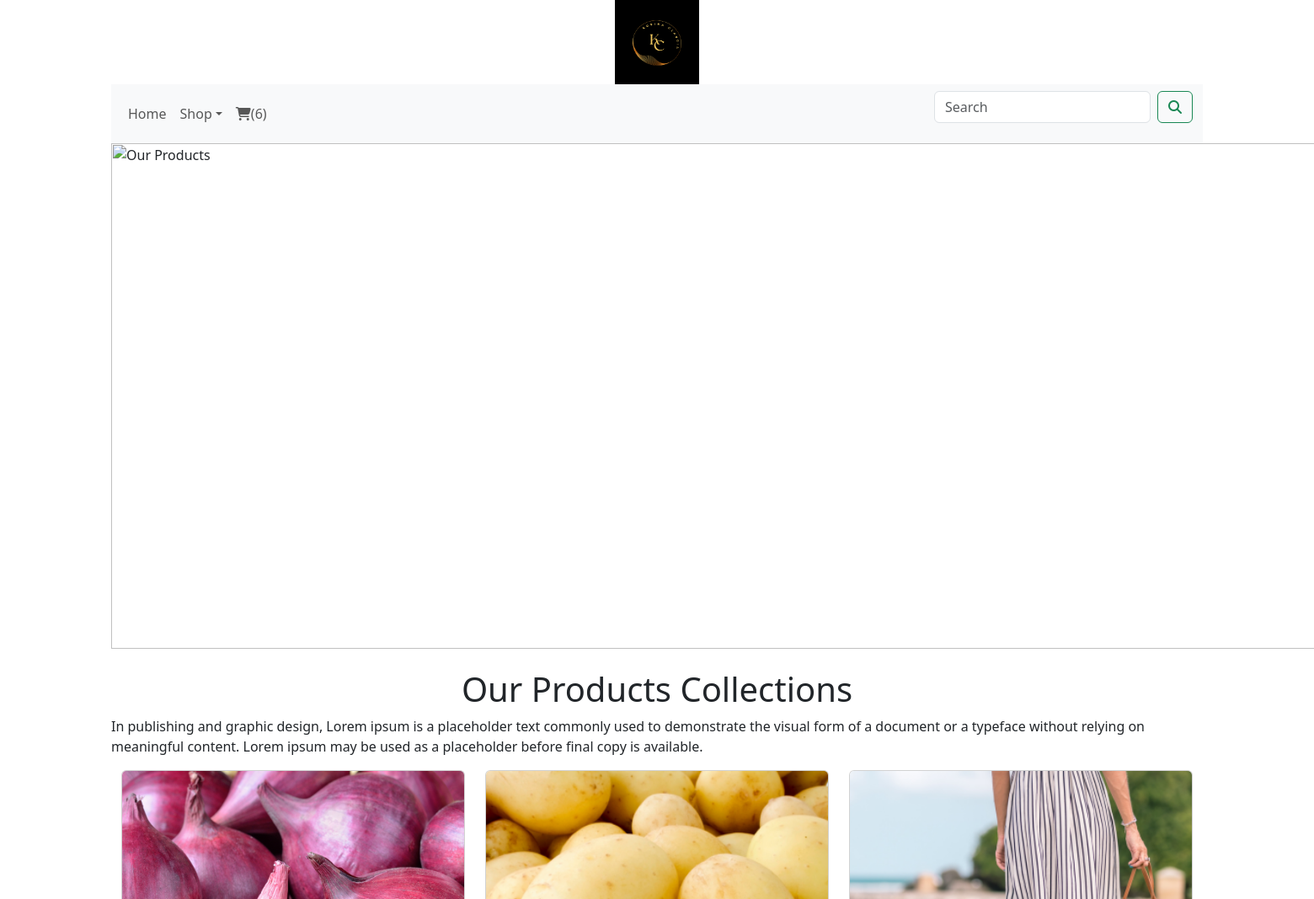
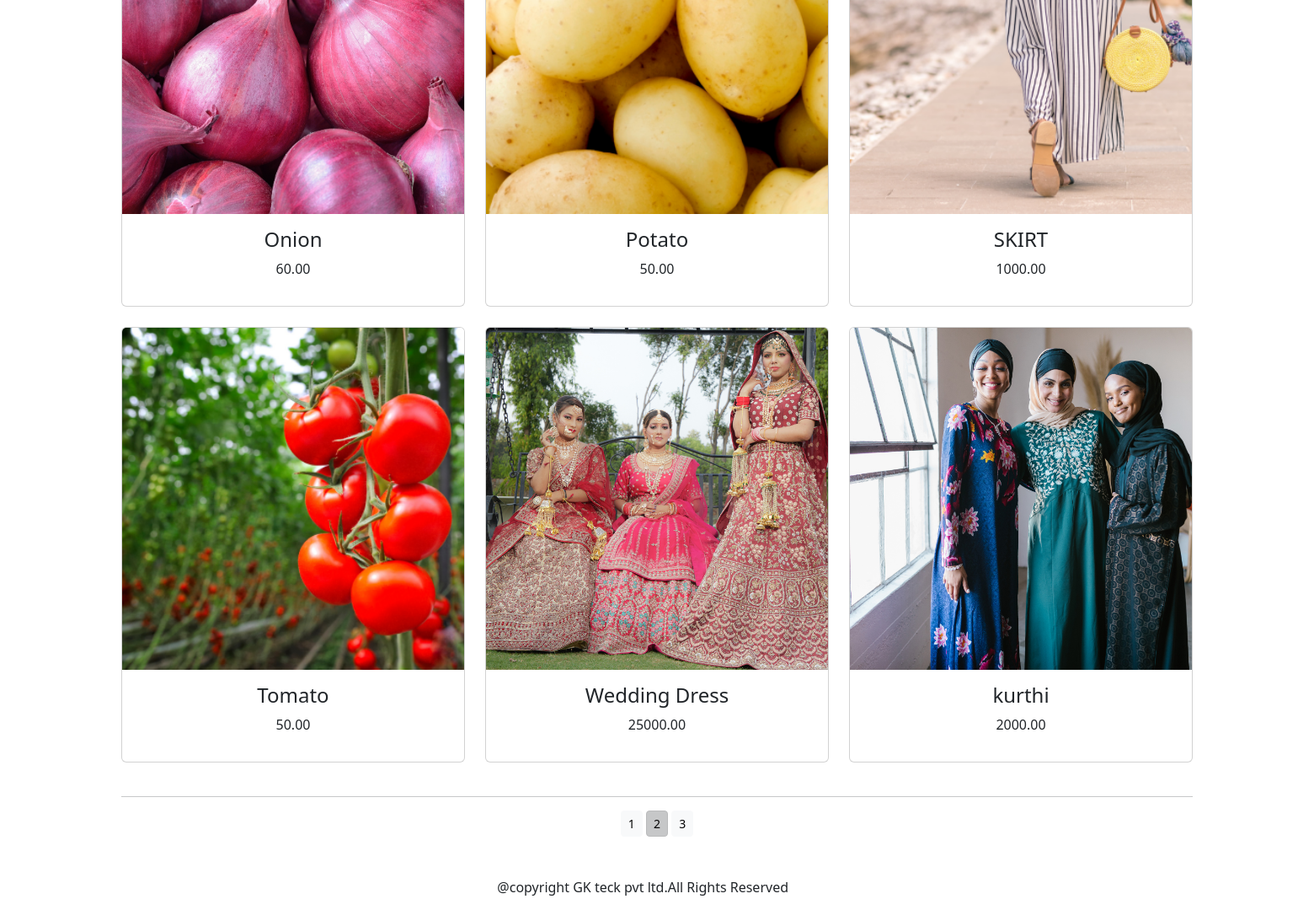
Screenshot of /shop/?page=2 with the database file from the repository (2 pictures, top to bottom).
### shop/models.py (models this page shows, shortened)
class Product(models.Model):
    name=models.CharField(max_length=250,unique=True)
    slug=models.SlugField(max_length=250,unique=True)
    description=models.TextField(blank=True)
    price=models.DecimalField(max_digits=10,decimal_places=2)
    category=models.ForeignKey(Category, on_delete=models.CASCADE)
    image=models.ImageField(upload_to='product',blank=True)
    stock=models.IntegerField()
    available=models.BooleanField(default=True)
    created=models.DateTimeField(auto_now_add=True)
    updated=models.DateTimeField(auto_now=True)
    def get_url(self):
        return reverse('shop:prodCatdetail',args=[self.category.slug,self.slug])
    class Meta:
        ordering=('name',)
        verbose_name='product'
        verbose_name_plural='product'

### shop/views.py (the view)
# urls.py: path('',views.allProdCat,name='allProdCat'),
def allProdCat(request,c_slug=None):
    c_page=None
    products_list=None
    if c_slug!=None:
        c_page=get_object_or_404(Category,slug=c_slug)
        products_list=Product.objects.all().filter(category=c_page,available=True)
    else:
        products_list=Product.objects.all().filter(available=True)
    paginator=Paginator(products_list,6)
    try:
        page=int(request.GET.get('page','1'))
    except:
        page=1
    try:
        products=paginator.page(page)
    except (EmptyPage, InvalidPage):
        products=paginator.page(paginator.num_pages)
    return render(request,"category.html",{'category':c_page,'products':products})

### cart/context_processors.py (called while the page is built)
def counter(request):
    item_count=0
    if 'admin' in request.path:
        return {}
    else:
       try:
           cart=Cart.objects.filter(cart_id=_cart_id(request))
           car_items=CartItem.objects.all().filter(cart=cart[:1])
           for cart_item in car_items:
               item_count += cart_item.quantity
       except Cart.DoesNotExist:
           item_count=0
    return dict(item_count=item_count)

### cart/views.py (called while the page is built)
def _cart_id(request):
    cart=request.session.session_key
    if not cart:
        cart=request.session.create()
    return Cart

### shop/context_processors.py (called while the page is built)
def menu_links(request):
    links=Category.objects.all()
    return dict(links=links)

### shop/models.py (called while the page is built)
    def get_url(self):
        return reverse('shop:product_by_category',args=[self.slug])

### templates/category.html (shortened to what this page needs)
{% extends 'base.html' %}
{% load static %}
{% block content %}
    <div class="mx-auto">
        {% if category %}
        <img class="my_image" src="{{category.image.url}}" alt="{{category.name}}" width="1800;" height="400;">
    </div>
    <br>
    <div>
        <h1 class="text-center my_title">{{category.name}}</h1>
        <p class="text-justify">{{category.description}}</p>
    </div>
    {% else %}
    <div>
        <img class="my_image my_image_padding" src="{% static 'img/banner.png' %}" alt="Our Products" width="1650;" height="600;">
    </div>
    <br>
    <div>
        <h1 class="text-center my_title"> Our Products Collections</h1>
        <p class="text-justify"> In publishing and graphic design, Lorem ipsum is a placeholder text commonly used to demonstrate the visual form of a document or a typeface without relying on meaningful content. Lorem ipsum may be used as a placeholder before final copy is available.</p>
    </div>
    {% endif %}
<div class="container">
    <div class="row mx_auto">
        {% for product in products.object_list %}
        <div class="my_bottom_margin col-9 col-sm-12 col-md-4  xol-lg-4">
            <div class="card text-center" style="min-width:18rem;">
                <a href="{{product.get_url}}"><img class="card-img-top my_image" src="{{product.image.url}}" alt="{{product.name}}"></a>
                <div class="card-body">
                   <h4>{{product.name}}</h4>
                   <p>{{product.price}}</p>
                </div>
            </div>
            <br>
        </div>
        {% endfor %}
    </div>
    <div class="mx-auto">
        {% if products.paginator.num_pages > 1 %}
       <hr>
        <div class="text-center">
            {% for pg in products.paginator.page_range %}
            <a href="?page={{pg}}" class="btn btn-light btn-sm {% if products.number == pg %} active {% endif %}">{{pg}}</a>
            {% endfor %}
        </div>
        {% endif %}
    </div>
    <br>
</div>
{% endblock %}

### rows the page displays
Product: image (picture), name "Onion", price "60.00"
Product: image (picture), name "Potato", price "50.00"
Product: image (picture), name "SKIRT", price "1000.00"
Product: image (picture), name "Tomato", price "50.00"
Product: image (picture), name "Wedding Dress", price "25000.00"
Product: image (picture), name "kurthi", price "2000.00"

### other values shown
{{ item_count }} "6"
{{ pg }} "1" "2" "3"
